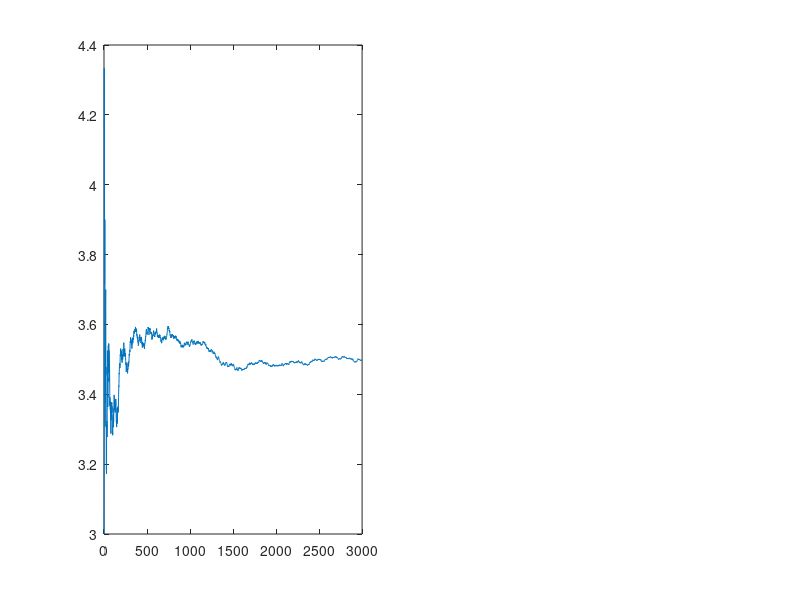

Recreate this plot in MATLAB. (Note: this script raises an error after producing the figure.)
% 큰 수의 법칙 / Law of large numbers
% 주사위 평균이 3.5로 수렴
% The running mean of dice rolls converging to 3.5
% (script sample — MySimulationMath start page)
% The law of large numbers with dice rolls.
rng(11);
rolls = randi(6, 1, 3000);
runningMean = cumsum(rolls) ./ (1:numel(rolls));
subplot(1, 2, 1); plot(runningMean); yline(3.5, '--'); grid on
title('Running mean'); xlabel('rolls');
subplot(1, 2, 2); bar(histcounts(rolls, 0.5:1:6.5)); title('Counts per face');
